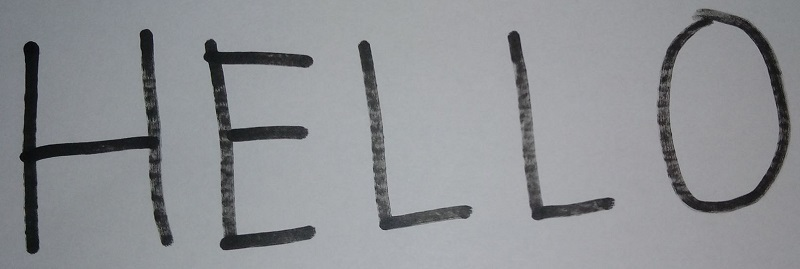
#> input picture hello.jpg, 800 x 269 px, given as the content of the folder temp, which was not available
$ python revised_func.py   (older library calls are emulated)
#> lines starting #> are read from the running program, lines starting #| are printed output that depends on the picture; after the words box and inside, x2 and y2 are one past the last pixel; in counts of white or black regions, pixels touching at a corner belong together; pictures that were not available may be replaced by others from this repository, and a replacement may not be noted
### utils.py
"""
	W A R N I N G :
	*** DO NOT CHANGE ANYTHING IN THIS FILE
		UNLESS YOU ARE ADDING A NEW FUNCTION
		for local experimentation:
			- duplicate the function in your python file

	All global functions should be placed here
	in order to reduce redundancy of its presence
	for every file.
"""


import cv2
import glob
import numpy as np
import math
from sklearn import model_selection,svm
import sys
import statistics

# [153 lines left out: functions resizeTo28, resizeTo20, get_ROI, center_image, transform20x20, get_max_area_contour and 4 more, not called in this run]

def otsu_preprocess(image):
	gray = image
	print(len(image.shape))
	if(len(image.shape) > 2):
		gray = cv2.cvtColor(image, cv2.COLOR_BGR2GRAY)
	prepimage = cv2.threshold(gray, 0, 255,
	cv2.THRESH_BINARY_INV | cv2.THRESH_OTSU)[1]
	cv2.imshow("IN OTSU PREPREOCESS IMAGE",prepimage)
	cv2.waitKey(1)
	_, contours, hierarchy = cv2.findContours(prepimage, cv2.RETR_LIST, cv2.CHAIN_APPROX_SIMPLE)
	return prepimage,contours

# [88 lines left out: functions remove_coinsides, overlapX, overlapY, remove_coinsides_letter, preprocess, not called in this run]


def sort_LR(contours):
	contours.sort(key=lambda b: b[0])
	return contours


# [8 lines left out: function resize_img, not called in this run]

### revised_func.py
import cv2
import numpy as np
import math
import matplotlib.pyplot as pyplot
from sklearn import datasets
from sklearn import svm
from utils import remove_coinsides, otsu_preprocess
import sys
import os


class ImageName:
    def __init__(self, img_name):
        self.img = cv2.imread(img_name)
        self.__name = img_name

    def __str__(self):
        return self.__name


# Smooth image
def preprocess(image):
	gray = cv2.cvtColor(image, cv2.COLOR_BGR2GRAY)
	blur = cv2.GaussianBlur(gray, (3, 3), 0)
	filtered = cv2.adaptiveThreshold(gray, 255, cv2.ADAPTIVE_THRESH_MEAN_C, cv2.THRESH_BINARY_INV, 77, 3)

	# Some morphology to clean up image
	kernel = np.ones((3,3), np.uint8)
	opening = cv2.morphologyEx(filtered,cv2.MORPH_OPEN, kernel, iterations = 1)
	# [4 lines of commented-out code are left out]
	kernel2 = np.ones((3,3),np.uint8)
	closing = cv2.morphologyEx(opening, cv2.MORPH_CLOSE, kernel2, iterations =1)
	cv2.namedWindow('closing',cv2.WINDOW_NORMAL)
	cv2.namedWindow('res',cv2.WINDOW_NORMAL)
	cv2.namedWindow('filtered',cv2.WINDOW_NORMAL)
	cv2.namedWindow('opening',cv2.WINDOW_NORMAL)
	cv2.imshow("filtered",filtered)
	cv2.imshow("closing",closing)
	cv2.imshow("opening",opening)

	_, contours0, hierarchy = cv2.findContours(closing, cv2.RETR_LIST, cv2.CHAIN_APPROX_SIMPLE)
	return contours0,closing


def get_ave_area(contours0):
	temp = 0
	for c in contours0:
		[x, y, w, h] = cv2.boundingRect(c)
		current_area = w*h
		# print("current area: ",current_area)
		temp = temp + current_area
	ave_area = temp/len(contours0)
	# print("average area: ",ave_area)
	return ave_area
def remove_noise(contours0):
	contours = []
	ave_area = get_ave_area(contours0)
	# print("average area: ",ave_area)
	threshold_area = (0.010*(ave_area))
	# print("threshold area: ",threshold_area)
	# contours = [c for cv2.boundingRect(c) in contours0 if (((c[0]+c[2])*(c[1]+c[3])) >= ave_area)]
	for c in contours0:
		[x,y,w,h] = cv2.boundingRect(c)
		if ((w*h) >= threshold_area ):
			contours.append(c)
	# print("Length of unfiltered contours: ",len(contours0))
	# print("Length of filtered contours: ",len(contours))
	return contours


def remove_coinsides(contours):
	indices = []
	for c in contours:
		[x, y, w, h] = cv2.boundingRect(c)
		for index,cn in enumerate(contours):

			[i,j,k,l] = cv2.boundingRect(cn)

			if ((i < (x+w) and (i > x)) and ((i+k) < (x+w) and (i+k) > x )):
				# print("inside")
				if((((j+l) < (y+h)) and ((j+l) > y )) and ((j < (y+h)) and (j > y))):

					indices.append(index)
					# [4 lines of commented-out code are left out]

	contours2 = [c for i,c in enumerate(contours) if i not in indices]
	return contours2


# [31 lines of commented-out code are left out]

def get_differences(contours2,differences):
	lastIndex = len(contours2) - 1
	#Checking the biggest space
	for index,c1 in enumerate(contours2):
		# print ('SIZE: %d' %(len(contours2)))
		# if(index < (len(contours2))-1):
		if index == lastIndex: continue
		[x, y, w, h] = contours2[index]
		[i, j, k, l] = contours2[index+1]
		dif = abs((i-(x+w))); #upper-left point of the next contour minus the upper-right point of the current contour
		print("dif: ", dif)
		differences.append(dif)


	print("length of differences:",len(differences))
	print("differences:",differences)
	return differences
def get_localcut(differences,localCut,sliding):
	for idx, d in enumerate(differences):
			if len(sliding) < 3:  #if one word with
				sliding.append(d)
				if len(differences) < 3: #max is 3 words
					# print("i:",idx)
					localCut.append(idx)
			else:	#if two words
				# print("else  i:",idx)
				if (math.ceil(sum(sliding)/len(sliding))) < differences[idx]:
					localCut.append(idx)
				else:
					del sliding[0]
					sliding.append(d)


	print("localcut values are:")
	print(localCut)
	return sliding,localCut
def get_rare(globalCut,localCut):
	rare = [val for i,val in enumerate(globalCut) if val not in localCut]
	print("RARE:", rare)
	return rare
def get_globalcut(differences,globalCut,localCut):
	# if(len(localCut)!=0):
	max_val = max(differences)

	for index, d in enumerate(differences):
		cur = (d / max_val) * 100

		# print("cur:",cur)
		if (cur > 30):
			globalCut.append(index)

	print("global cut: ")
	print(globalCut)

	intersection = [overlap for i, overlap in enumerate(globalCut) if overlap in localCut]

	globalCut = [cut for i, cut in enumerate(globalCut) if i not in intersection ]


	print("Intersection values", intersection)
	print("new global cut: ", globalCut)
	return intersection,globalCut
def get_words(contours2,intersection):
	x1,y1 = None,None
	i=0
	while i < len(contours2)-1:
		c = contours2[i]
		d = contours2[i+1]
		if(x1 is None):
			x1 = c[0]
		if(y1 is None):
			y1 = c[1]
	#adjust height of the y1 to align with the height of the taller contour
		if(y1 > d[1]):
			y1 = d[1] #y1 is the the y-coordinate stored in words array
		# else:
		# 	d[1] = y1

		print("i: ",i)
	#if contour[i+1][y+h] > contour[i][y+h]

		#ang index ara sa final cuts, meaning after than index is next word na
		if(i in intersection):
			print("Pumasok si i:")
			# print(i)
			x2 = c[0] + c[2] #x+w
			y2 = c[1] + c[3] #y+h
			box = [x1,y1,x2,y2]
			words.append(box)
			x1 = d[0]
			y1 = d[1]
			x2 = None
			y2 = None
		i=i+1
	if(i == len(contours2)-1): #if lagpas na sya sa last 2 element, then consider it as out of bounds
		x2 = d[0] + d[2] #x+w
		y2 = d[1] + d[3] #y+h
		box = [x1,y1,x2,y2]
		words.append(box)
	return words
def find_trueCuts(differences,rare,intersection):
	# 	start =[]
	# 	end = []
	end_max = len(differences) - 1
# 	# start
	for d in rare:
		# compare if the average of start and end is less than the d/midpoint, d is a space
		print("d: ",d)
		if(d<3):
				if(d == 0) or (d == 1):
				# if(d==0):
					avg_start = 0
				else:
					start=range(0,d)
					# if d < 3:
		else:
			start=range(d-3,(d-1)+1)
		if(d > 1):
		# if(d != 0):
			avg_start = math.ceil(sum(differences[start[0]:start[1] + 1])/len(start))


		print("avg_start: ",avg_start)


		# print("d is:",d)
		end_max = len(differences)-1

		if(d>= (len(differences)-3)):
			if d == end_max or d == end_max - 1:
				avg_end=differences[end_max-1]
			else:
				end=range(d+1,end_max+1)
		else:
			end=range(d+1,(d+3)+1)


		# if(d!=len(differences)-1):
		if(d < end_max-1):
			# print("d: ",d)
			print("end is:",end)
			print("length of diff:",len(differences))
			print("diff[end[0]]:", end[0])
			print("diff[end[1]]:", end[1])
			print("length of end: ", len(end))

			avg_end = math.ceil(sum(differences[end[0]:end[1] + 1])/len(end))
		print("avg_end: ", avg_end)

		if((avg_start <= differences[d]) and (avg_end <= differences[d])):
			intersection.append(d)
	return intersection

def make_pad(image):
	h,w = image.shape
	print(image.shape)
	new_img = np.zeros((h,w+5),np.uint8)
	print(new_img.shape)
	new_img[0:h,5:w+5] = image
	return new_img
def draw_words(words,true_labels):
	# print('Outside the loop: ', true_labels)
	n=0
	print("LEN: ",len(words))
	for i,box in enumerate(words):


		# [x, y, w, h] = cv2.boundingRect(c)
		# cv2.rectangle(image, (box[0], box[1]), (box[2], box[3]), (0, 0 , 0), 6)
		cv2.imshow("WORDS",image)
		x,y = box[0],box[1]
		temp_img =  image[y:box[3],x:box[2]]
		temp_img,_ = otsu_preprocess(temp_img)
		temp_img = make_pad(temp_img)
		cv2.imshow("TEMP_IMG",temp_img)
		cv2.waitKey(0)
		label = true_labels
		nstring = str(n)
		cv2.imwrite(label + nstring + ".jpg",temp_img)
		n = n +1

def new_line(rect,line_begin_idx,ix,contours2,differences,sliding,localCut,globalCut,words,true_labels):

	# sort the previous line by their x
	rect[line_begin_idx:ix] = sorted(rect[line_begin_idx:ix], key=lambda b: b[0])
	contours2 = rect[line_begin_idx:ix] #hanggang saan sa rect ang line na yan

	differences = get_differences(contours2,differences)
	sliding,localCut = get_localcut(differences,localCut,sliding)
	intersection,globalCut = get_globalcut(differences,globalCut,localCut)

	#If space threshold found, create words array and and get the points of the
	#DRAWING
	rare = get_rare(globalCut,localCut)
	if rare:
		intersection = find_trueCuts(differences,rare,intersection)


	words = get_words(contours2,intersection)
	draw_words(words,true_labels)
	line_begin_idx = ix #update value of line_begin_idx

	return line_begin_idx,words
def lastline(line_begin_idx,rect,contours2,differences,sliding,localCut,globalCut,words,true_labels):
	rect[line_begin_idx:] = sorted(rect[line_begin_idx:], key=lambda b: b[0])
	contours2 = rect[line_begin_idx:]
	# print("line_begin_idx:", line_begin_idx)
	differences = get_differences(contours2,differences)
	sliding,localCut = get_localcut(differences,localCut,sliding)
	intersection,globalCut = get_globalcut(differences,globalCut,localCut)

	#If space threshold found, create words array and and get the points of the
	#DRAWING
	rare = get_rare(globalCut,localCut)
	if rare:
		intersection = find_trueCuts(differences,rare,intersection)


	words = get_words(contours2,intersection)
	draw_words(words,true_labels)

	return

def reset_values(words,differences,sliding,localCut,globalCut,contours2):
	words = []
	differences=[]
	sliding=[]
	localCut=[]
	globalCut=[]
	intersection=[]
	contours2=[]

	return words,differences,sliding,localCut,globalCut,intersection,contours2
def segmentation(contours2,differences,sliding,localCut,globalCut,words,true_labels):
	rect = [cv2.boundingRect(c) for c in contours2]
	# sort all rect by their y
	rect.sort(key=lambda b: b[1])
	# initially the line bottom is set to be the bottom of the first rect
	line_bottom = rect[0][1]+rect[0][3]-1 #y+h amo na ang bottom mo
	line_begin_idx = 0
	p=0

	# print("length of rect:",len(rect))
	for ix in range(len(rect)):
		# when a new box's top is below current line's bottom
		# it's a new line
		# print("line_bottom:", line_bottom)
		if rect[ix][1] > line_bottom: #if y is greater than bottom meaning next line
			line_begin_idx,words = new_line(rect,line_begin_idx,ix,contours2,differences,sliding,localCut,globalCut,words,true_labels)

			# print("P: ",p)

		words,differences,sliding,localCut,globalCut,intersection,contours2 = reset_values(words,differences,sliding,localCut,globalCut,contours2)
		# regardless if it's a new line or not
		# always update the line bottom
		# line_bottom = max(rect[i][1]+rect[i][3]-1, line_bottom)
		line_bottom = (rect[ix][1]+rect[ix][3]-1)
	# label_length = len(true_labels)
	lastline(line_begin_idx,rect,contours2,differences,sliding,localCut,globalCut,words,true_labels)
	# sort the last line


# segmentation(contours2,differences,sliding,localCut,globalCut,words)

if __name__ == '__main__':
	folder_path = "temp"
	for root, dirs, files in os.walk(folder_path):
		for image_path in files:
			print(image_path)
			image = cv2.imread(folder_path + "/" + image_path)
#> image is the input picture: shape (269, 800, 3); mean B, G, R 148.5, 144.7, 142.5
			label = image_path.split(".")[0]

			# [9 lines of commented-out code are left out]
			true_labels = image_path.split('.')[0]
			# [6 lines of commented-out code are left out]


			sliding = []
			contours2 =[]
			localCut = []
			differences=[]
			globalCut = [] #stores indices of differences that has 50% chance of being a space
			words = []
			contours=[]
			current_area = 0
			indices=[] #stores values of the contours that are co-inside the contour
			X_train = []
			Y_train = []
			# image = cv2.imread("12.5.jpg")
			closing,contours0 = otsu_preprocess(image)
#| 3
#> in otsu_preprocess, `prepimage = cv2.threshold(gray, 0, 255, cv2.THRESH_BINARY_INV | cv2.TH..`:
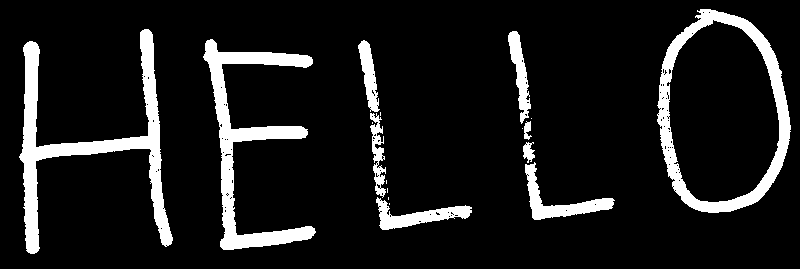
#> prepimage: shape (269, 800); 10.9% white; 18 white regions (8 under 20 px)
#> in otsu_preprocess, `_, contours, hierarchy = cv2.findContours(prepimage, cv2.RETR_LIST, cv..`: contours = 138 contours, 127 with area under 20; largest, box (x1, y1, x2, y2) and area: (657, 9, 791, 213) 21009, (666, 19, 780, 203) 15854, (19, 29, 173, 254) 6274, (203, 39, 316, 250) 5332, (525, 162, 615, 220) 1272
#> contours0 has the same summary as contours in otsu_preprocess
			contours = remove_noise(contours0)
#> the loop in get_ave_area, `for c in contours0:` made 138 passes
#> (x, y, w, h, current_area, temp) on passes 12, 26, 37, 44, 56, 58: (435, 211, 6, 5, 30, 148), (376, 197, 96, 33, 3168, 3429), (376, 183, 5, 6, 30, 3548), (375, 172, 4, 6, 24, 3627), (525, 162, 90, 58, 5220, 8952), (381, 155, 4, 5, 20, 8981)
#> after the loop in get_ave_area, `for c in contours0:`: temp = 122078
#> in get_ave_area, `ave_area = temp/len(contours0)`: ave_area = 884.6
#> in remove_noise, `threshold_area = (0.010*(ave_area))`: threshold_area = 8.85
#> the loop in remove_noise, `for c in contours0:` made 138 passes
#> (c, x, y, w, h) on passes 1, 2, 4, 6, 8, 9, 11, 14, 16, 17: ([[165, 245], [166, 244], [167, 245], [166, 246]], 165, 244, 3, 3), ([[160, 228], [161, 227], [162, 228], [161, 229]], 160, 227, 3, 3), ([[448, 216], [449, 215], [450, 216], [449, 217]], 448, 215, 3, 3), ([[450, 215], [451, 214], [452, 215], [451, 216]], 450, 214, 3, 3), ([[452, 214], [453, 213], [454, 214], [453, 215]], 452, 213, 3, 3), ([[429, 214], [430, 213], [431, 214], [430, 215]], 429, 213, 3, 3), ([[447, 212], [448, 211], [449, 212], [448, 213]], 447, 211, 3, 3), ([[565, 210], [566, 209], [567, 210], [566, 211]], 565, 209, 3, 3), ([[162, 208], [163, 207], [164, 208], [163, 209]], 162, 207, 3, 3), ([[386, 207], [387, 206], [388, 207], [387, 208]], 386, 206, 3, 3)
#> (x, y, w, h) on passes 3, 5, 7, 10, 12, 13: (418, 220, 4, 3), (454, 214, 5, 3), (389, 214, 3, 4), (450, 211, 4, 4), (435, 211, 6, 5), (379, 210, 4, 3)
			ave_area =get_ave_area(contours)
#> the loop in get_ave_area (call 2), `for c in contours0:` made 130 passes
#> c on passes 1, 2, 4, 6, 8, 9, 11, 14, 16, 17, 18, 20: [[165, 245], [166, 244], [167, 245], [166, 246]], [[160, 228], [161, 227], [162, 228], [161, 229]], [[448, 216], [449, 215], [450, 216], [449, 217]], [[450, 215], [451, 214], [452, 215], [451, 216]], [[452, 214], [453, 213], [454, 214], [453, 215]], [[429, 214], [430, 213], [431, 214], [430, 215]], [[447, 212], [448, 211], [449, 212], [448, 213]], [[565, 210], [566, 209], [567, 210], [566, 211]], [[162, 208], [163, 207], [164, 208], [163, 209]], [[386, 207], [387, 206], [388, 207], [387, 208]], [[224, 207], [225, 206], [226, 207], [225, 208]], [[594, 204], [595, 203], [596, 204], [595, 205]]
			contours2 = remove_coinsides(contours)
#> the loop in remove_coinsides, `for c in contours:` made 130 passes
			contours3=[]
			small_contours3 = []
			for c in contours2:
				x, y, w, h = cv2.boundingRect(c)
				print(x,y,w,h)
				# cv2.rectangle(image, (x, y), (x+w, y+h), (145, 100, 0), 6)
				cv2.imshow("No coinsides",image)
#> this loop made 11 passes
#> c on pass 5: [[657, 114], [658, 113], [659, 114], [658, 115]]
#| 376 197 96 33
#| 525 162 90 58
#| 523 142 12 21
#| 524 121 8 19
#| 657 113 3 3
#| 370 113 16 85
#| 358 40 22 72
#| 203 39 113 211
#> (further printed lines are left out)
			# print("length of contours2", len(contours2))
			segmentation(contours2,differences,sliding,localCut,globalCut,words,true_labels)
#> the loop in segmentation, `for ix in range(len(rect)): # when a new box's top is below current li..` made 11 passes
#> (printed output is left out)
#| length of differences: 2
#| differences: [51, 10]
#| [0, 1]
#| [0]
#| Intersection values [0]
#| new global cut:  []
#| RARE: []
#| LEN:  8
#> the loop in draw_words (call 3), `for i,box in enumerate(words):` made 8 passes
#> box on passes 1 to 8: [19, 29, 380, 112], [508, 9, 531, 124], [657, 9, 791, 213], [370, 113, 386, 198], [524, 113, 532, 140], [657, 113, 660, 116], [376, 142, 472, 230], [523, 142, 615, 220]
#> (printed output is left out)
#> pass 1, in draw_words (call 3), `temp_img =  image[y:box[3],x:box[2]]`:
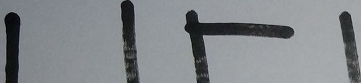
#> temp_img: shape (83, 361, 3); mean B, G, R 138.1, 134.5, 130.8
#> pass 1, in otsu_preprocess (call 11), `prepimage = cv2.threshold(gray, 0, 255, cv2.THRESH_BINARY_INV | cv2.TH..`:
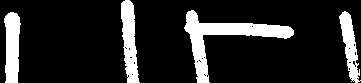
#> prepimage: shape (83, 361); 15.6% white; 4 white regions, box (x1, y1, x2, y2) and area: (184, 10, 294, 83) 2018, (121, 0, 140, 83) 992, (4, 12, 21, 83) 939, (339, 11, 361, 83) 738
#> pass 1, in draw_words (call 3), `temp_img = make_pad(temp_img)`:
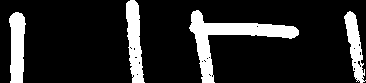
#> temp_img: shape (83, 366); 15.4% white; 4 white regions, box (x1, y1, x2, y2) and area: (189, 10, 299, 83) 2018, (126, 0, 145, 83) 992, (9, 12, 26, 83) 939, (344, 11, 366, 83) 738
			#------------- NEXT LINES ARE FOR NOTING EACH CHARACTER IN THE IMAGE----------
			contours3 = [cv2.boundingRect(c) for c in contours2]
			contours3.sort(key=lambda b: b[0])

			for i in range(0,(len(contours3)-1)):
				# print(contours3[i])
				curr_cont_area = (contours3[i][2] * contours3[i][3])
				if( curr_cont_area < ave_area):
					small_contours3.append(contours3[i])
#> this loop made 10 passes
			# print(small_contours3)

			h,w = image.shape[:2]
			ar = w / h
			nw = 1300
			nh = int(nw / ar)
			nimage = cv2.resize(image,(nw,nh))
			cv2.imshow('res',nimage)
			cv2.waitKey(0)
	cv2.destroyAllWindows()
	exit(0)
#> (the program exits here)
